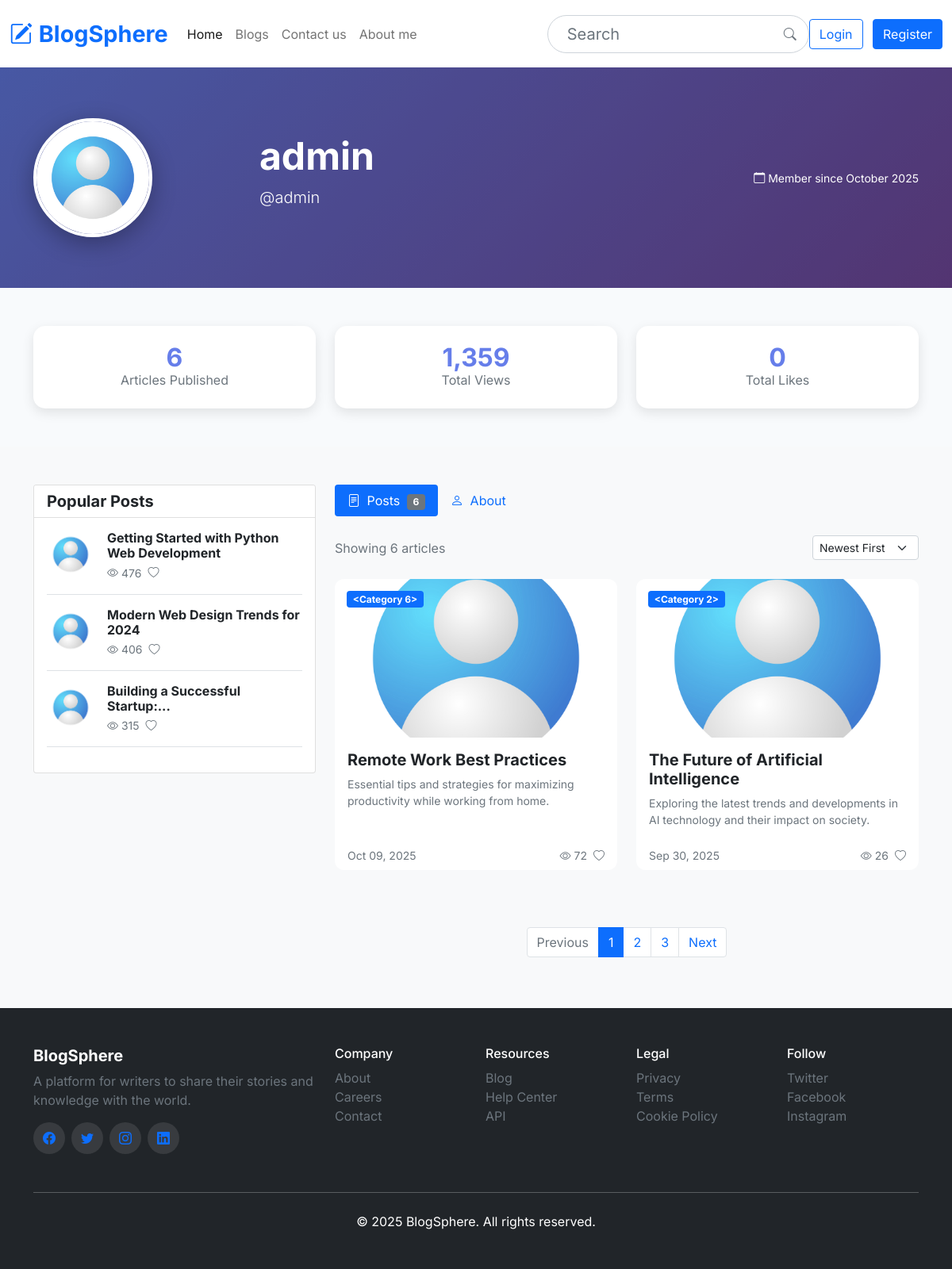
/user/profile/admin, run on the app's committed database.
### app/models/user.py (models this page shows, shortened)
class User(UserMixin, db.Model):
    id = db.Column(db.Integer, primary_key=True)
    email = db.Column(db.String(50), unique=True, nullable=False)
    username = db.Column(db.String(50),unique=True, nullable=False)
    password = db.Column(db.String(255), unique=True, nullable=False)
    created_at = db.Column(db.DateTime, default=datetime.utcnow)
    first_name = db.Column(db.String(50))
    last_name = db.Column(db.String(50))
    avatar = db.Column(db.String(100), default='avatar/default-user.jpg')
    bio = db.Column(db.Text)
    location = db.Column(db.String(100))
    website = db.Column(db.String(200))
    twitter_url = db.Column(db.String(200))
    linkedin_url = db.Column(db.String(200))
    github_url = db.Column(db.String(200))
    instagram_url = db.Column(db.String(200))
    newsletter = db.Column(db.Boolean, default=True)
    public_profile = db.Column(db.Boolean, default=True)
    email_notifications = db.Column(db.Boolean, default=True)
    last_seen = db.Column(db.DateTime, default=datetime.utcnow)
    profile_updated_at = db.Column(db.DateTime, default=datetime.utcnow)
    posts = db.relationship('BlogPost', backref='author', lazy=True)
    @property
    def full_name(self):
        if self.first_name and self.last_name:
            return f"{self.first_name} {self.last_name}"
        return self.username

### app/models/posts.py (models this page shows, shortened)
class BlogPost(db.Model):
    sno = db.Column(db.Integer, primary_key=True)
    excerpt = db.Column(db.String(300), nullable=False)
    slug = db.Column(db.String(255), nullable=False)
    title = db.Column(db.String(120), nullable=False)
    category_id = db.Column(db.Integer, db.ForeignKey('category.id'), nullable=False)
    content = db.Column(db.Text, nullable=False)
    meta_description = db.Column(db.String(160), nullable=False)
    thumbnail = db.Column(db.String(50),nullable=False)
    status = db.Column(db.String(40), nullable=False)
    views = db.Column(db.Integer, default=0)
    comments_count = db.Column(db.Integer, default=0)
    publish_date = db.Column(db.DateTime, nullable=True)
    created_at = db.Column(db.DateTime, nullable=False, default=datetime.utcnow)
    user_id = db.Column(db.Integer, db.ForeignKey('user.id'), nullable=False)
    comments = db.relationship('Comment', backref='post', lazy=True)

### app/routes/user_bp.py (the view)
@user_bp.route('/profile/<username>')
def profile(username):
    user = User.query.filter_by(username=username).first_or_404()
    page = request.args.get('page', 1, type=int)
    per_page = params["no_of_per_page"]
    posts_query = BlogPost.query.filter_by(
        author=user,
        status='published'
    ).order_by(BlogPost.publish_date.desc())
    posts = posts_query.paginate(
        page=page,
        per_page=per_page,
        error_out=False
    )
    stats = {
        'total_posts': BlogPost.query.filter_by(author=user, status='published').count(),
        'total_views': db.session.query(db.func.sum(BlogPost.views)).filter_by(author=user).scalar() or 0,
        'total_likes': 0,
        'member_since': user.created_at.strftime('%B %Y'),
        'last_active': user.last_seen.strftime('%B %d, %Y') if user.last_seen else 'Recently'
    }
    popular_posts = BlogPost.query.filter_by(
        author=user,
        status='published'
    ).order_by(BlogPost.views.desc()).limit(3).all()
    return render_template('profile.html', user=user,
                           posts=posts,
                           stats=stats,
                           popular_posts=popular_posts,
                           params=params)

### app/templates/profile.html (shortened to what this page needs)
{% extends "components/layout.html" %}
    {% block body %}
    <section class="profile-hero">
        <div class="container">
            <div class="row align-items-center">
                <div class="col-md-3 text-center text-md-start">
                    <div class="avatar-container">
                        <img src="{{ url_for('static', filename=user.avatar) }}"
                             alt="{{ user.full_name }}"
                             class="profile-avatar">
                    </div>
                </div>
                <div class="col-md-6 text-center text-md-start">
                    <div class="avatar-container">
                        <h1 class="display-5 fw-bold mb-2">{{ user.full_name }}</h1>
                        <p class="lead mb-3">@{{ user.username }}</p>
                    </div>
                </div>
                <div class="col-md-3 text-center text-md-end">
                    <div class="avatar-container">
                        <p class="small mb-0">
                            <i class="bi bi-calendar"></i>
                            Member since {{ stats.member_since }}
                        </p>
                    </div>
                </div>
            </div>
        </div>
    </section>
    <section class="py-5">
        <div class="container">
            <div class="row g-4">
                <div class="col-md-4">
                    <div class="stats-card">
                        <div class="stats-number">{{ stats.total_posts }}</div>
                        <div class="text-muted">Articles Published</div>
                    </div>
                </div>
                <div class="col-md-4">
                    <div class="stats-card">
                        <div class="stats-number">{{ "{:,}".format(stats.total_views) }}</div>
                        <div class="text-muted">Total Views</div>
                    </div>
                </div>
                <div class="col-md-4">
                    <div class="stats-card">
                        <div class="stats-number">{{ "{:,}".format(stats.total_likes) }}</div>
                        <div class="text-muted">Total Likes</div>
                    </div>
                </div>
            </div>
        </div>
    </section>
    <section class="py-5 bg-light">
        <div class="container">
            <div class="row">
                <div class="col-lg-4">
                    {% if popular_posts %}
                    <div class="card mb-4">
                        <div class="card-header bg-white">
                            <h5 class="fw-bold mb-0">Popular Posts</h5>
                        </div>
                        <div class="card-body">
                            {% for post in popular_posts %}
                            <div class="d-flex mb-3 pb-3 border-bottom">
                                <img src="{{ post.thumbnail }}"
                                     alt="{{ post.title }}"
                                     class="rounded me-3"
                                     style="width: 60px; height: 60px; object-fit: cover;">
                                <div>
                                    <h6 class="fw-bold mb-1">
                                        <a href="{{ url_for('/.post', slug=post.slug) }}"
                                           class="text-decoration-none text-dark">
                                            {{ post.title|truncate(40) }}
                                        </a>
                                    </h6>
                                    <div class="d-flex align-items-center text-muted small">
                                        <span><i class="bi bi-eye"></i> {{ post.views }}</span>
                                        <span class="ms-2"><i class="bi bi-heart"></i> {{ post.likes }}</span>
                                    </div>
                                </div>
                            </div>
                            {% endfor %}
                        </div>
                    </div>
                    {% endif %}
                </div>
                <div class="col-lg-8">
                    <ul class="nav nav-pills mb-4" id="profileTabs">
                        <li class="nav-item">
                            <a class="nav-link active" href="#posts" data-bs-toggle="tab">
                                <i class="bi bi-file-text me-1"></i> Posts
                                <span class="badge bg-secondary ms-1">{{ stats.total_posts }}</span>
                            </a>
                        </li>
                        <li class="nav-item">
                            <a class="nav-link" href="#about" data-bs-toggle="tab">
                                <i class="bi bi-person me-1"></i> About
                            </a>
                        </li>
                    </ul>
                    <div class="tab-content">
                        <div class="tab-pane fade show active" id="posts">
                            <div class="d-flex justify-content-between align-items-center mb-4">
                                <div>
                                    <span class="text-muted" id="postsCount">
                                        Showing {{ posts.total }} articles
                                    </span>
                                </div>
                                <div>
                                    <select class="form-select form-select-sm" id="sortSelect">
                                        <option value="newest">Newest First</option>
                                    </select>
                                </div>
                            </div>
                            <div class="row" id="postsGrid">
                                {% for post in posts.items %}
                                <div class="col-md-6 mb-4">
                                    <div class="card post-card">
                                        <div class="position-relative">
                                            <img src="{{ url_for('static', filename=post.thumbnail) }}"
                                                 class="card-img-top"
                                                 alt="{{ post.title }}"
                                                 style="height: 200px; object-fit: cover;">
                                            <span class="category-badge badge bg-primary">
                                                {{ post.category }}
                                            </span>
                                        </div>
                                        <div class="card-body">
                                            <h5 class="card-title fw-bold">
                                                <a href="{{ url_for('/.post', slug=post.slug) }}"
                                                   class="text-decoration-none text-dark">
                                                    {{ post.title }}
                                                </a>
                                            </h5>
                                            <p class="card-text text-muted small">
                                                {{ post.excerpt|truncate(100) }}
                                            </p>
                                        </div>
                                        <div class="card-footer bg-transparent border-0">
                                            <div class="d-flex justify-content-between align-items-center">
                                                <small class="text-muted">
                                                    {{ post.publish_date.strftime('%b %d, %Y') }}
                                                </small>
                                                <div class="d-flex align-items-center text-muted">
                                                    <small class="me-2">
                                                        <i class="bi bi-eye"></i> {{ post.views }}
                                                    </small>
                                                    <small>
                                                        <i class="bi bi-heart"></i> {{ post.likes }}
                                                    </small>
                                                </div>
                                            </div>
                                        </div>
                                    </div>
                                </div>
                                {% endfor %}
                            </div>
                            {% if posts.pages > 1 %}
                            <nav aria-label="Posts pagination" class="mt-5">
                                <ul class="pagination justify-content-center">
                                    <li class="page-item {% if not posts.has_prev %}disabled{% endif %}">
                                        <a class="page-link"
                                           href="{{ url_for('user.profile', username=user.username, page=posts.prev_num) if posts.has_prev else '#' }}">
                                            Previous
                                        </a>
                                    </li>
                                    {% for page_num in posts.iter_pages(left_edge=2, left_current=2, right_current=2, right_edge=2) %}
                                        {% if page_num %}
                                            <li class="page-item {% if page_num == posts.page %}active{% endif %}">
                                                <a class="page-link"
                                                   href="{{ url_for('user.profile', username=user.username, page=page_num) }}">
                                                    {{ page_num }}
                                                </a>
                                            </li>
                                        {% else %}
                                            <li class="page-item disabled">
                                                <span class="page-link">...</span>
                                            </li>
                                        {% endif %}
                                    {% endfor %}
                                    <li class="page-item {% if not posts.has_next %}disabled{% endif %}">
                                        <a class="page-link"
                                           href="{{ url_for('user.profile', username=user.username, page=posts.next_num) if posts.has_next else '#' }}">
                                            Next
                                        </a>
                                    </li>
                                </ul>
                            </nav>
                            {% endif %}
                        </div>
                    </div>
                </div>
            </div>
        </div>
    </section>
    {% endblock %}

### data on the page
User: avatar (placeholder picture), full_name "admin", username "admin"
BlogPost: thumbnail (placeholder picture), title "Getting Started with Python Web Development", views "476"
BlogPost: thumbnail (placeholder picture), title "Modern Web Design Trends for 2024", views "406"
BlogPost: thumbnail (placeholder picture), title "Building a Successful Startup:...", views "315"
BlogPost: thumbnail (placeholder picture), category "<Category 6>", title "Remote Work Best Practices", excerpt "Essential tips and strategies for maximizing productivity while working from home.", publish_date "Oct 09, 2025", views "72"
BlogPost: thumbnail (placeholder picture), category "<Category 2>", title "The Future of Artificial Intelligence", excerpt "Exploring the latest trends and developments in AI technology and their impact on society.", publish_date "Sep 30, 2025", views "26"

### other printed values
{{ params["blog_web_name"] }} "BlogSphere"
{{ stats.member_since }} "October 2025"
{{ stats.total_posts }} "6"
{{ "{:,}".format(stats.total_views) }} "1,359"
{{ "{:,}".format(stats.total_likes) }} "0"
{{ posts.total }} "6"
{{ page_num }} "1" "2" "3"
